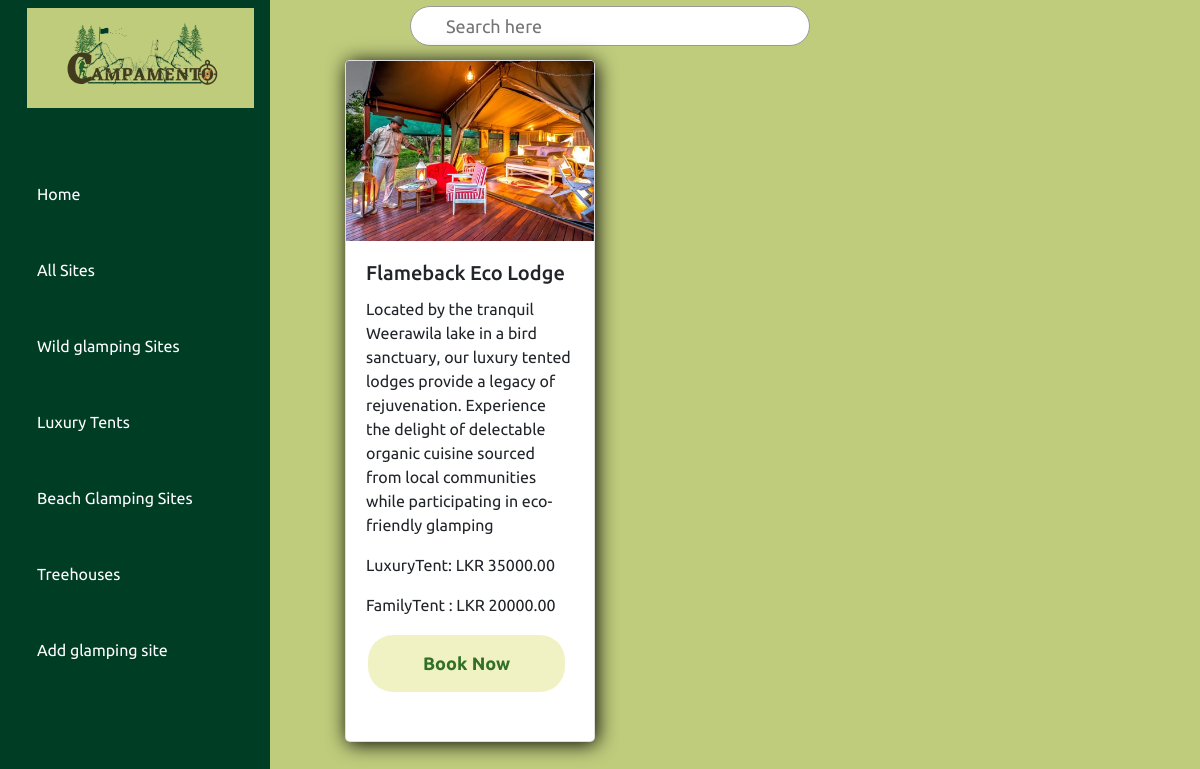
Screenshot of /glamping manager/luxury_tents.php with the database file from the repository.
### tables this page shows
CREATE TABLE `glmp_sites` (
  `site_id` int(11) NOT NULL,
  `site_name` varchar(255) NOT NULL,
  `site_description` text NOT NULL,
  `site_category` varchar(100) NOT NULL,
  `price` decimal(10,2) NOT NULL,
  `site_image` varchar(255) NOT NULL,
  `room1_type` varchar(50) DEFAULT NULL,
  `room1_price` decimal(10,2) DEFAULT NULL,
  `room2_type` varchar(50) DEFAULT NULL,
  `room2_price` decimal(10,2) DEFAULT NULL
);

### glamping manager/luxury_tents.php (the view, shortened to what this page needs)
<!DOCTYPE html>
<html lang="en">
<head>
    <link rel="stylesheet" href="https://stackpath.bootstrapcdn.com/bootstrap/4.5.2/css/bootstrap.min.css">
</head>
<body>
<div id="sidebar">
            <?php
            include("sidebar.php");
            ?>
        </div>
<div class="main">
<div class="topbar">
                <div class="toggle">
                </div>
                <div class="search">
                    <label>
                        <input type="text" placeholder="Search here">
                    </label>
                </div>
            </div>
<div class="container">
        <div class="row">
            <?php
            $conn = mysqli_connect("localhost", "root", "", "campamento");
            $category = "Luxurysite";
            $sql = "SELECT * FROM glmp_sites WHERE site_category = '$category'";
            $result = mysqli_query($conn, $sql);
            if (mysqli_num_rows($result) > 0) {
                while ($row = mysqli_fetch_assoc($result)) {
                    ?>
                    <div class="col-md-4">
                        <div class="card">
                        <img src="uploads/<?php echo $row['site_image']; ?>" class="card-img-top" alt="Site Image">
                            <div class="card-body">
                                <h5 class="card-title"><?php echo $row['site_name']; ?></h5>
                                <p class="card-text"><?php echo $row['site_description']; ?></p>
                                <p class="card-text"><?php echo $row['room1_type']; ?>: LKR <?php echo $row['room1_price']; ?></p>
                                <p class="card-text"><?php echo $row['room2_type']; ?> : LKR <?php echo $row['room2_price']; ?></p>
                                <a href="booking_process.php" class="button">Book Now</a>
                            </div>
                        </div>
                    </div>
                    <?php
                }
            } else {
                echo "No Luxury site found.";
            }
            ?>
        </div>
    </div>
</div>
</body>
</html>

### glamping manager/glm_css_files/side_bar.css (style rules this page uses)
* { font-family: "Ubuntu", sans-serif; margin: 0; padding: 0; box-sizing: border-box; }
:root { --green: #003D25; --white: #fff; --yellow: #BFCC7C; --gray: #f5f5f5; --black1: #222; --black2: #999; }
body { min-height: 100vh; overflow-x: hidden; background: var(--yellow); }
.container { position: relative; width: 100%; }

### glamping manager/luxury_tents.php (style rules this page uses)
* { font-family: "Ubuntu", sans-serif; margin: 0; padding: 0; box-sizing: border-box; }
:root { --green: #003D25; --white: #fff; --yellow: #BFCC7C; --gray: #f5f5f5; --black1: #222; --black2: #999; }
body { min-height: 100vh; overflow-x: hidden; background: var(--yellow); }
.main { position: absolute; width: calc(100% - 300px); left: 300px; min-height: 100vh; background: var(--yellow); transition: 0.5s; }
.topbar { width: 100%; height: 60px; display: flex; justify-content: space-between; align-items: center; padding: 0 10px; }
.toggle { position: relative; width: 60px; height: 60px; display: flex; justify-content: center; align-items: center; font-size: 2.5rem; cursor: pointer; }
.search { position: relative; width: 400px; margin: 0 10px; margin-right: 350px; }
.search label { position: relative; width: 100%; }
.search label input { width: 100%; height: 40px; border-radius: 40px; padding: 5px 20px; padding-left: 35px; font-size: 18px; outline: none; border: 1px solid var(--black2); }
.card { margin-bottom: 30px; width: 100%; box-shadow: 2px 2px 20px #000; border-radius: 5px; }
.card-body { height: 500px; }
.button { border: none; color: #327028; padding: 15px 55px; text-align: center; text-decoration: none; display: inline-block; font-size: 18px; margin: 2px 2px; cursor: pointer; background-color: #eef0b9d4; border-radius: 25px; font-weight: 900; font-family: "Ubuntu", sans-serif; }
a { text-decoration: none; display: inline-block; padding: 8px 16px; }

### rows the page displays
glmp_sites: site_image (picture), site_name "Flameback Eco Lodge", site_description "Located by the tranquil Weerawila lake in a bird sanctuary, our luxury tented lodges provide a legacy of rejuvenation. Experience the delight of delectable organic cuisine sourced from local communities while participating in eco-friendly glamping", room1_type "LuxuryTent", room1_price "35000.00", room2_type "FamilyTent", room2_price "20000.00"
